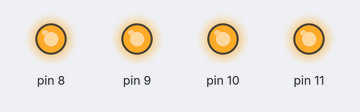
Recording of a sketch running on a simulated Arduino Uno, built with avr-gcc and run on an emulated ATmega328P. Parts: output pins drawn as LEDs (lit = HIGH).

Above: at 0.5 s.
At 3.5 s:
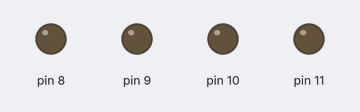
Timing chart, 0 to 4.6 s (numbered marks = the images above):
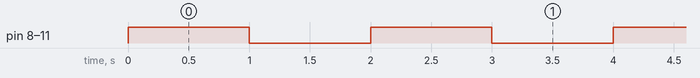

The sketch:

Multiple_LED_Glow.ino
```cpp
int led_1 = 8;
int led_2 = 9;
int led_3 = 10;
int led_4 = 11;
void setup() {
  pinMode(8, OUTPUT);
  pinMode(9, OUTPUT);
  pinMode(10, OUTPUT);
  pinMode(11, OUTPUT);
}

void loop() {
  for (int i = 8; i <= 11; i++)
  digitalWrite(8, HIGH);
  digitalWrite(9, HIGH);
  digitalWrite(10, HIGH);
  digitalWrite(11, HIGH);
  delay(1000);
  digitalWrite(8, LOW);
  digitalWrite(9, LOW);
  digitalWrite(10, LOW);
  digitalWrite(11, LOW);
  delay(1000);
}
```

Measured:
- by itself, pin 8–11: alternates HIGH for 1.0 s and LOW for 1.0 s
